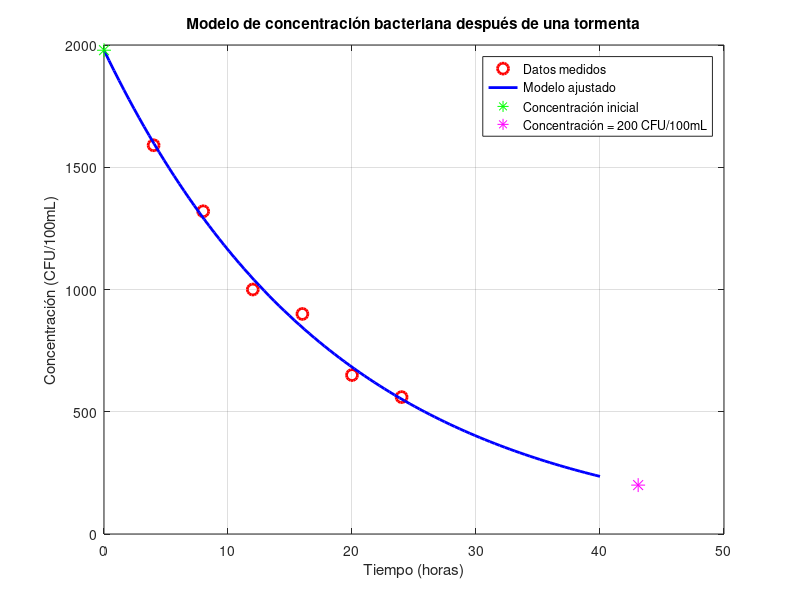

This chart was generated by the following MATLAB code:
% Datos del problema
t = [4 8 12 16 20 24];
c = [1590 1320 1000 900 650 560];

% (a) Determinar b y k utilizando mínimos cuadrados
% Linealizamos el modelo c(t) = b*e^(-kt) tomando logaritmo:
% ln(c) = ln(b) - kt

% Transformación logarítmica
ln_c = log(c);

% Ajuste lineal: ln(c) = A + B*t donde A = ln(b) y B = -k
coef = polyfit(t, ln_c, 1);
B = coef(1);  % Pendiente
A = coef(2);  % Intercepto

% Calculamos los parámetros del modelo original
k = -B;
b = exp(A);

fprintf('Parámetros del modelo c(t) = b*e^(-kt):\n');
fprintf('b = %.2f\n', b);
fprintf('k = %.5f\n', k);

% (b) Estimar la concentración al final de la tormenta (t=0)
c0 = b * exp(-k*0);
fprintf('\nConcentración estimada al final de la tormenta: %.2f CFU/100mL\n', c0);

% (c) Determinar el tiempo donde la concentración será 200 CFU/100mL
% 200 = b*e^(-kt) → ln(200) = ln(b) - kt → t = (ln(b) - ln(200))/k
t_200 = (log(b) - log(200))/k;
fprintf('Tiempo estimado para alcanzar 200 CFU/100mL: %.2f horas\n', t_200);



% Gráfica del modelo y los datos
t_graf = linspace(0, 40, 100);
c_modelo = b * exp(-k * t_graf);

figure;
plot(t, c, 'ro', 'MarkerSize', 8, 'LineWidth', 2);
hold on;
plot(t_graf, c_modelo, 'b-', 'LineWidth', 2);
plot([0], [c0], 'g*', 'MarkerSize', 10);
plot([t_200], [200], 'm*', 'MarkerSize', 10);
xlabel('Tiempo (horas)');
ylabel('Concentración (CFU/100mL)');
title('Modelo de concentración bacteriana después de una tormenta');
legend('Datos medidos', 'Modelo ajustado', 'Concentración inicial', 'Concentración = 200 CFU/100mL');
grid on;
